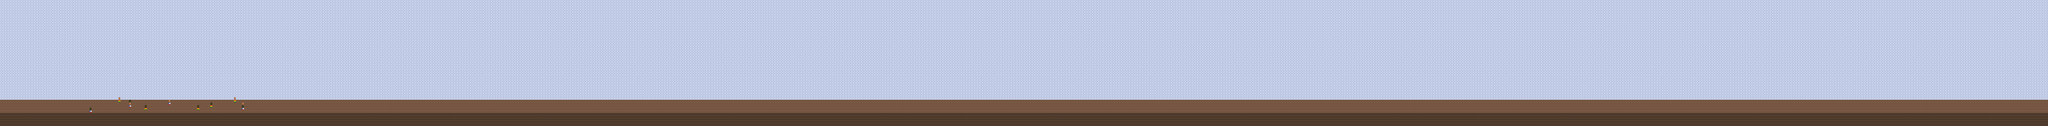

A level layout from a 2D game, rendered from its tile map. Below: a short description, then the map file with tile-grid data replaced by summaries:
An orthogonal 780x48 tile map with 20x20 px tiles, 2 tile layers (floor, corposes).

<map version="1.0" orientation="orthogonal" renderorder="right-down" width="780" height="48" tilewidth="20" tileheight="20">
 <tileset firstgid="1" name="terrain" tilewidth="20" tileheight="20">
  <image source="terrain.png" width="180" height="20" />
 </tileset>
 <layer name="floor" width="780" height="48">
  <data>[37440 cells, 37440 non-empty, 3 distinct tile ids]</data>
 </layer>
 <layer name="corposes" width="780" height="48">
  <data>[37440 cells, 20 non-empty, 4 distinct tile ids]</data>
 </layer>
</map>
